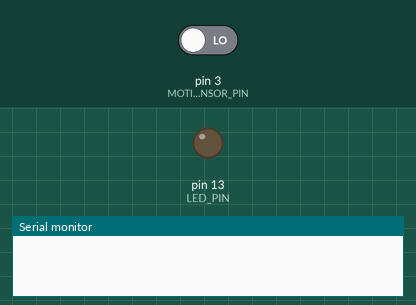
This sketch was run on a simulated Arduino Uno, built with avr-gcc and run on an emulated ATmega328P. Shown: output pins drawn as LEDs (lit = HIGH), the last lines printed to the serial monitor. The test bench sets the inputs (shaded band); at power-on: pin 3 (MOTION_SENSOR_PIN) LOW.

Above: at 1.2 s.
1.3 s: pin 3 (MOTION_SENSOR_PIN) driven HIGH
At 2.3 s:
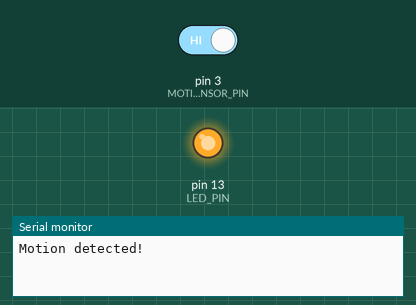
2.8 s: pin 3 (MOTION_SENSOR_PIN) driven LOW
At 3.4 s:
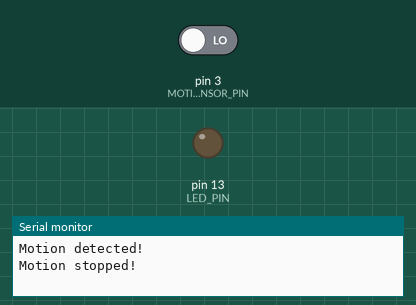
Timing chart, 0 to 5.8 s (numbered marks = the images above; inputs shaded):
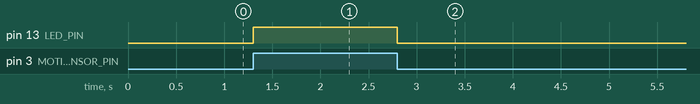

The sketch:

PIR_Sensor_Arudino.ino
```cpp
const int MOTION_SENSOR_PIN = 3;    // Arduino pin connected to the OUTPUT pin of motion sensor
const int LED_PIN           = 13;   // Arduino pin connected to LED's pin
int motionStateCurrent      = LOW;  // current  state of motion sensor's pin
int motionStatePrevious     = LOW;  // previous state of motion sensor's pin

void setup() {
  Serial.begin(9600);                // initialize serial
  pinMode(MOTION_SENSOR_PIN, INPUT); // set arduino pin to input mode
  pinMode(LED_PIN, OUTPUT);          // set arduino pin to output mode
}

void loop() {
  motionStatePrevious = motionStateCurrent;             // store old state
  motionStateCurrent  = digitalRead(MOTION_SENSOR_PIN); // read new state

  if (motionStatePrevious == LOW && motionStateCurrent == HIGH) { // pin state change: LOW -> HIGH
    Serial.println("Motion detected!");
    digitalWrite(LED_PIN, HIGH); // turn on
  }
  else
  if (motionStatePrevious == HIGH && motionStateCurrent == LOW) { // pin state change: HIGH -> LOW
    Serial.println("Motion stopped!");
    digitalWrite(LED_PIN, LOW);  // turn off
  }
}
```

Measured:
- after the input at 1.3 s, pin 13 (LED_PIN): LOW → HIGH at once
- after the input at 2.8 s, pin 13 (LED_PIN): HIGH → LOW at once
